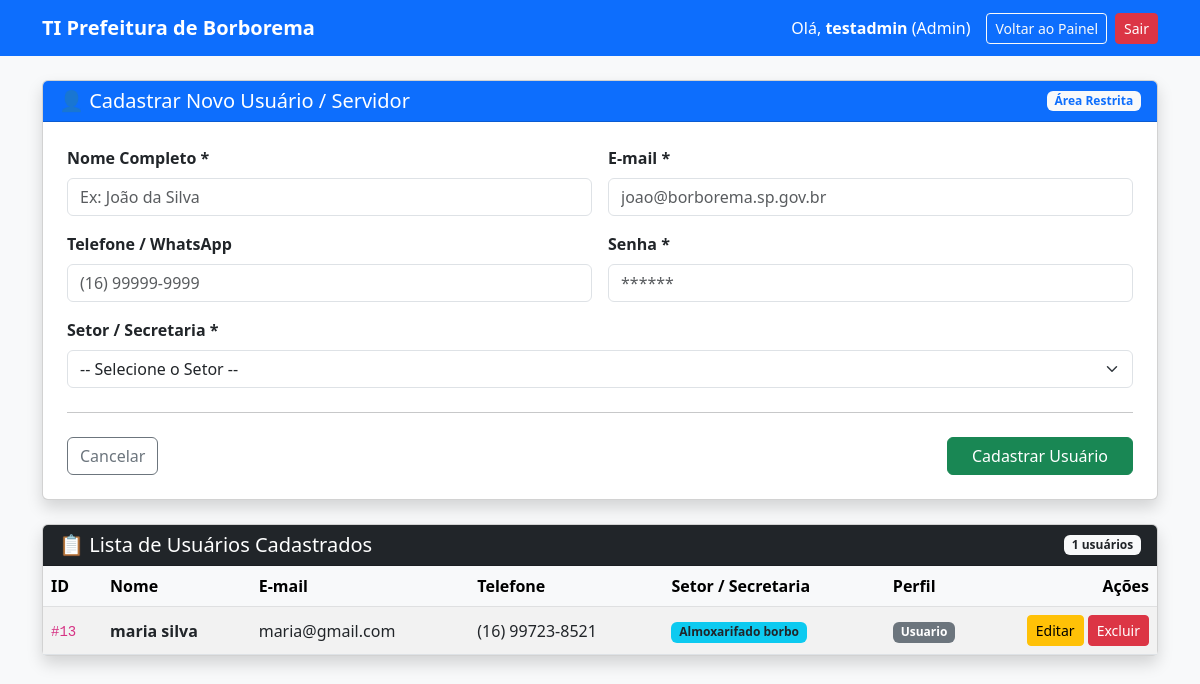
The app's page /suporte/cadastro_usuario.php (signed in) with its own data.
### tables this page shows
CREATE TABLE `usuarios` (
  `id` int(11) NOT NULL,
  `nome` varchar(100) NOT NULL,
  `email` varchar(100) NOT NULL,
  `senha` varchar(255) NOT NULL,
  `cpf` varchar(14) DEFAULT NULL,
  `telefone` varchar(20) DEFAULT NULL,
  `perfil` enum('admin','tecnico','usuario') NOT NULL DEFAULT 'usuario',
  `setor_id` int(11) DEFAULT NULL,
  `ativo` tinyint(1) DEFAULT 1,
  `criado_em` timestamp NOT NULL DEFAULT current_timestamp(),
  `atualizado_em` timestamp NOT NULL DEFAULT current_timestamp() ON UPDATE current_timestamp()
);

CREATE TABLE `secretarias_setores` (
  `id` int(11) NOT NULL,
  `nome` varchar(100) NOT NULL,
  `sigla` varchar(20) NOT NULL,
  `ativo` tinyint(1) DEFAULT 1,
  `criado_em` timestamp NOT NULL DEFAULT current_timestamp()
);

### suporte/cadastro_usuario.php (the view, shortened to what this page needs)
<?php
require_once __DIR__ . '/../config/conexao.php';
$idEdicao       = null;
$nomeEdicao     = '';
$emailEdicao    = '';
$telefoneEdicao = '';
try {
            $sqlUsuarios = "SELECT u.id, u.nome, u.email, u.telefone, u.perfil, s.nome AS setor_nome
                FROM usuarios u
                LEFT JOIN secretarias_setores s ON u.setor_id = s.id
                WHERE u.id != 1
                ORDER BY u.id DESC";
                $stmtUsuarios = $pdo->query($sqlUsuarios);
                $usuarios = $stmtUsuarios->fetchAll(PDO::FETCH_ASSOC);
} catch (PDOException $e) {
    $setores = [];
    $usuarios = [];
}
?>
<!DOCTYPE html>
<html lang="pt-BR">
<head>
    <link href="https://cdn.jsdelivr.net/npm/bootstrap@5.3.0/dist/css/bootstrap.min.css" rel="stylesheet">
</head>
<body class="bg-light">
    <nav class="navbar navbar-expand-lg navbar-dark bg-primary mb-4">
        <div class="container">
            <a class="navbar-brand fw-bold" href="/helpdesk_prefeitura/account/painel.php">TI Prefeitura de Borborema</a>
            <div class="d-flex align-items-center text-white">
                <span class="me-3">Olá, <strong><?= htmlspecialchars($_SESSION['usuario_nome']) ?></strong> (<?= ucfirst($_SESSION['usuario_perfil']) ?>)</span>
                <a href="/helpdesk_prefeitura/account/painel.php" class="btn btn-outline-light btn-sm me-2">Voltar ao Painel</a>
                <a href="/helpdesk_prefeitura/account/logout.php" class="btn btn-danger btn-sm">Sair</a>
            </div>
        </div>
    </nav>
    <div class="container mb-5">
        <div class="card shadow mb-4">
            <div class="card-header bg-primary text-white d-flex justify-content-between align-items-center">
                <h5 class="mb-0"><?= $idEdicao ? '✏️ Editar Usuário' : '👤 Cadastrar Novo Usuário / Servidor' ?></h5>
                <span class="badge bg-light text-primary">Área Restrita</span>
            </div>
            <div class="card-body p-4">
                <form action="cadastro_usuario.php" method="POST">
                    <div class="row g-3">
                        <div class="col-md-6">
                            <label for="nome" class="form-label fw-bold">Nome Completo *</label>
                            <input type="text" name="nome" id="nome" class="form-control" required placeholder="Ex: João da Silva" value="<?= htmlspecialchars($nomeEdicao) ?>">
                        </div>
                        <div class="col-md-6">
                            <label for="email" class="form-label fw-bold">E-mail *</label>
                            <input type="email" name="email" id="email" class="form-control" required placeholder="joao@borborema.sp.gov.br" value="<?= htmlspecialchars($emailEdicao) ?>">
                        </div>
                        <div class="col-md-6">
                            <label for="telefone" class="form-label fw-bold">Telefone / WhatsApp</label>
                            <input type="text" name="telefone" id="telefone" class="form-control" placeholder="(16) 99999-9999" value="<?= htmlspecialchars($telefoneEdicao) ?>">
                        </div>
                        <div class="col-md-6">
                            <label for="senha" class="form-label fw-bold">Senha <?= $idEdicao ? '(Deixe em branco para não alterar)' : '*' ?></label>
                            <input type="password" name="senha" id="senha" class="form-control" <?= $idEdicao ? '' : 'required' ?> placeholder="******">
                        </div>
                        <div class="col-md-12">
                            <label for="setor_id" class="form-label fw-bold">Setor / Secretaria *</label>
                            <select name="setor_id" id="setor_id" class="form-select" required>
                                <option value="">-- Selecione o Setor --</option>
                            </select>
                        </div>
                    </div>
                    <hr class="my-4">
                    <div class="d-flex justify-content-between">
                        <?php if ($idEdicao): ?>
                            <a href="cadastro_usuario.php" class="btn btn-outline-secondary">Cancelar Edição</a>
                        <?php else: ?>
                            <a href="/helpdesk_prefeitura/account/painel.php" class="btn btn-outline-secondary">Cancelar</a>
                        <?php endif; ?>
                        <button type="submit" class="btn btn-success px-4">
                            <?= $idEdicao ? 'Atualizar Usuário' : 'Cadastrar Usuário' ?>
                        </button>
                    </div>
                </form>
            </div>
        </div>
        <div class="card shadow">
            <div class="card-header bg-dark text-white d-flex justify-content-between align-items-center">
                <h5 class="mb-0">📋 Lista de Usuários Cadastrados</h5>
                <span class="badge bg-light text-dark"><?= count($usuarios) ?> usuários</span>
            </div>
            <div class="card-body p-0">
                <?php if (empty($usuarios)): ?>
                    <div class="p-4 text-center text-muted">Nenhum usuário cadastrado até o momento.</div>
                <?php else: ?>
                    <div class="table-responsive">
                        <table class="table table-hover table-striped mb-0 align-middle">
                            <thead class="table-light">
                                <tr>
                                    <th>ID</th>
                                    <th>Nome</th>
                                    <th>E-mail</th>
                                    <th>Telefone</th>
                                    <th>Setor / Secretaria</th>
                                    <th>Perfil</th>
                                    <th class="text-end" style="width: 160px;">Ações</th>
                                </tr>
                            </thead>
                            <tbody>
                                <?php foreach ($usuarios as $user): ?>
                                    <tr>
                                        <td><code>#<?= $user['id'] ?></code></td>
                                        <td><strong><?= htmlspecialchars($user['nome']) ?></strong></td>
                                        <td><?= htmlspecialchars($user['email']) ?></td>
                                        <td><?= htmlspecialchars($user['telefone'] ?: '-') ?></td>
                                        <td>
                                            <span class="badge bg-info text-dark">
                                                <?= htmlspecialchars($user['setor_nome'] ?: 'Sem Setor') ?>
                                            </span>
                                        </td>
                                        <td>
                                            <span class="badge bg-<?= $user['perfil'] === 'admin' ? 'danger' : ($user['perfil'] === 'tecnico' ? 'warning text-dark' : 'secondary') ?>">
                                                <?= ucfirst($user['perfil']) ?>
                                            </span>
                                        </td>
                                  <td class="text-end">
    <a href="cadastro_usuario.php?editar=<?= $user['id'] ?>" class="btn btn-sm btn-warning">Editar</a>
    <?php if ((int)$user['id'] === 1): ?>
        <span class="badge bg-secondary p-2" title="Esta conta é protegida pelo sistema">🔒 Protegido</span>
    <?php else: ?>
        <a href="cadastro_usuario.php?excluir=<?= $user['id'] ?>"
           class="btn btn-sm btn-danger"
           onclick="return confirm('Tem certeza que deseja excluir o usuário <?= htmlspecialchars($user['nome']) ?>?');">
            Excluir
        </a>
    <?php endif; ?>
</td>
                                    </tr>
                                <?php endforeach; ?>
                            </tbody>
                        </table>
                    </div>
                <?php endif; ?>
            </div>
        </div>
    </div>
</body>
</html>

### records on screen
usuarios: id "13", nome "maria silva", email "maria@gmail.com", telefone "(16) 99723-8521", setor.nome "Almoxarifado borbo", perfil "Usuario"

### other values on screen
$_SESSION['usuario_nome'] "testadmin"
$_SESSION['usuario_perfil'] "Admin"
count($usuarios) "1"
